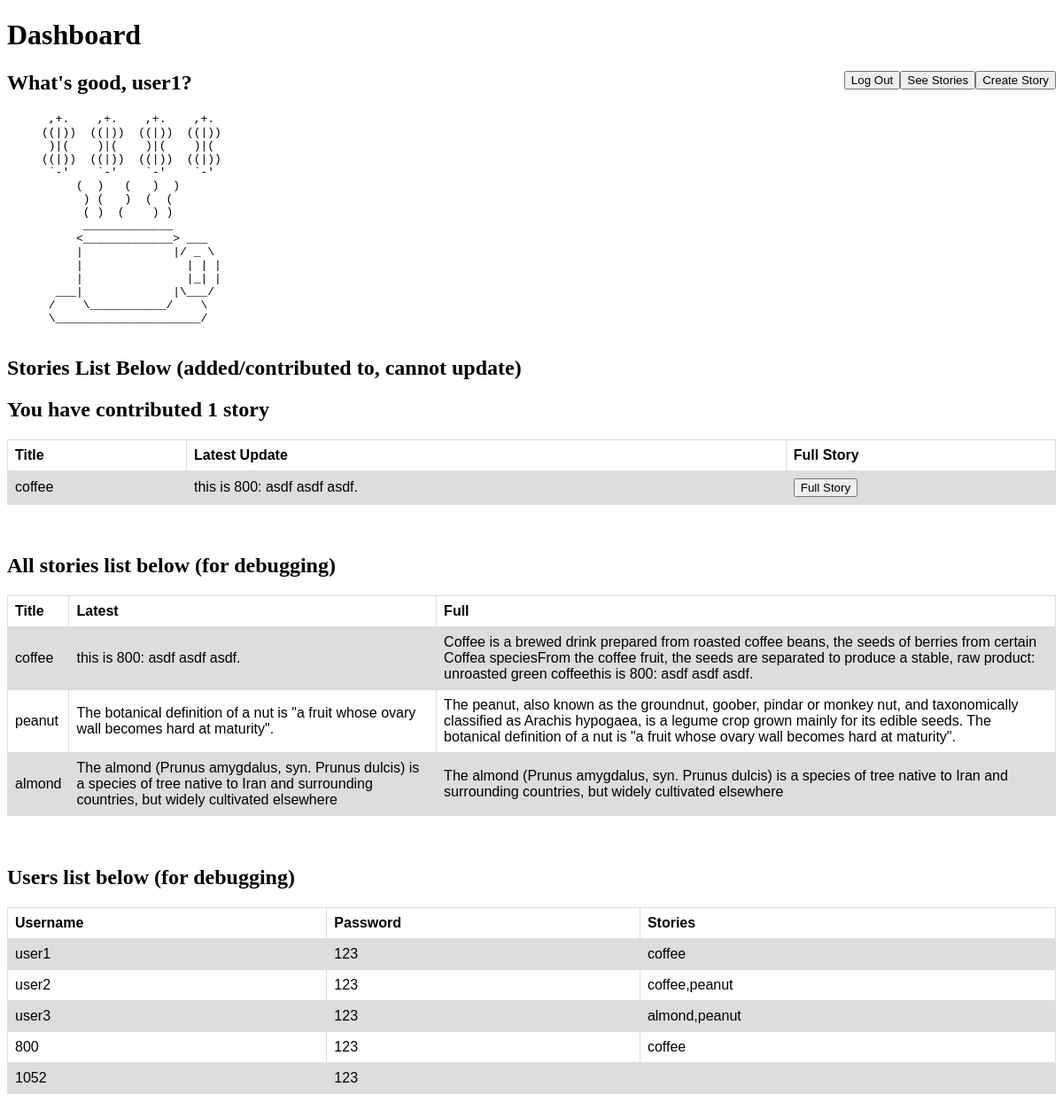
The app's page /dashboard (signed in) with its own data.
### tables this page shows
CREATE TABLE users (username TEXT, password TEXT, stories TEXT);

CREATE TABLE stories (name TEXT, latestUpdate TEXT, fullStory TEXT);

### __init__.py (the view)
@app.route("/dashboard")
def dashboard():
    if not session.get(logged_in_user):
        return render_template('main_page.html')
    c.execute("SELECT stories FROM users WHERE username = (?)", (logged_in_user,))
    userStories = c.fetchall()
    userStoriesList = list(userStories[0][0].split(","))
    num_stories = len(userStoriesList)
    if (num_stories == 1) and (userStoriesList[0] == ''):
        num_stories = 0
    stories_list = []
    for story in userStoriesList:
        c.execute("SELECT * FROM stories where name = (?)", (story,))
        row = c.fetchall()
        stories_list.append(row)
    c.execute("SELECT * FROM users")
    users_list = [line for line in c]
    c.execute("SELECT * FROM stories")
    db_stories_list = [line for line in c]
    return render_template(
        "dashboard.html",
        username=logged_in_user,         # so we can see username when we log in
        num_stories=num_stories,         # num of stories the user has added/contributed to
        stories_list=stories_list,       # shows the tables user has added/contributed to
        db_stories_list=db_stories_list, # shows title,latest,full for debugging
        users_list=users_list,           # shows user,pass,titles for debugging
        )

### templates/dashboard.html (shortened to what this page needs)
<!DOCTYPE html>
<html>
  <head>
    <link rel="stylesheet" href="static/css/my_style.css">
    <h1>Dashboard</h1>
  </head>
  <body>
    <form action="/create_story" style="float:right">
      <input type="submit" value="Create Story">
    </form>
    <form action="/see_stories" style="float:right">
      <input type="submit" value="See Stories">
    </form>
    <form action="/logout" method="POST" style="float:right">
      <input type="submit" value="Log Out">
    </form>
    <h2>What's good, {{username}}?</h2>
    <pre>
      ,+.    ,+.    ,+.    ,+.
     ((|))  ((|))  ((|))  ((|))
      )|(    )|(    )|(    )|(
     ((|))  ((|))  ((|))  ((|))
      `-'    `-'    `-'    `-'
          (  )   (   )  )
           ) (   )  (  (
           ( )  (    ) )
           _____________
          <_____________> ___
          |             |/ _ \
          |               | | |
          |               |_| |
       ___|             |\___/
      /    \___________/    \
      \_____________________/
    </pre>
    <h2>Stories List Below (added/contributed to, cannot update)</h2>
    {% if (num_stories == 1) %}
      <h2>You have contributed {{num_stories}} story</h2>
    {% else %}
      <h2>You have contributed {{num_stories}} stories</h2>
    {% endif %}
    <table>
      <tr>
        <th>Title</th>
        <th>Latest Update</th>
        <th>Full Story</th>
      </tr>
      {% if (num_stories != 0) %}
        {% for story_info in stories_list %}
          <tr>
            <td>{{story_info[0][0]}}</td>
            <td>{{story_info[0][1]}}</td>
            <td>
              <form action="/full_story" method="post">
                <input type="submit" value="Full Story">
              </form>
            </td
          </tr>
        {% endfor %}
      {% else %}
        <td></td>
        <td></td>
        <td></td>
      {% endif %}
    </table>
    <br>
    <br>
    <h2>All stories list below (for debugging)</h2>
    <table>
      <tr>
        <th>Title</th>
        <th>Latest</th>
        <th>Full</th>
      </tr>
      {% for story_info in db_stories_list%}
      <tr>
        {% for col in story_info %}
          <td>{{col}}</td>
        {% endfor %}
      </tr>
      {% endfor %}
    </table>
    <br>
    <br>
    <h2>Users list below (for debugging)</h2>
    <table>
      <tr>
        <th>Username</th>
        <th>Password</th>
        <th>Stories</th>
      </tr>
      {% for user_info in users_list %}
      <tr>
        {% for col in user_info %}
          <td>{{col}}</td>
        {% endfor %}
      </tr>
      {% endfor %}
    </table>
    <br>
    <br>
  </body>
</html>

### static/css/my_style.css (style rules this page uses)
table { font-family: arial, sans-serif; border-collapse: collapse; width: 100%; }
td, th { border: 1px solid #dddddd; text-align: left; padding: 8px; }
tr:nth-child(even) { background-color: #dddddd; }

### records on screen
users: username "user1", password "123", stories "coffee"
stories: name "coffee", latestUpdate "this is 800: asdf asdf asdf.", fullStory "Coffee is a brewed drink prepared from roasted coffee beans, the seeds of berries from certain Coffea speciesFrom the coffee fruit, the seeds are separated to produce a stable, raw product: unroasted green coffeethis is 800: asdf asdf asdf."
stories: name "peanut", latestUpdate "The botanical definition of a nut is \"a fruit whose ovary wall becomes hard at maturity\".", fullStory "The peanut, also known as the groundnut, goober, pindar or monkey nut, and taxonomically classified as Arachis hypogaea, is a legume crop grown mainly for its edible seeds. The botanical definition of a nut is \"a fruit whose ovary wall becomes hard at maturity\"."
stories: name "almond", latestUpdate "The almond (Prunus amygdalus, syn. Prunus dulcis) is a species of tree native to Iran and surrounding countries, but widely cultivated elsewhere", fullStory "The almond (Prunus amygdalus, syn. Prunus dulcis) is a species of tree native to Iran and surrounding countries, but widely cultivated elsewhere"
users: username "user2", password "123", stories "coffee,peanut"
users: username "user3", password "123", stories "almond,peanut"
users: username "800", password "123", stories "coffee"
users: username "1052", password "123"

### other values on screen
{{ num_stories }} "1"
